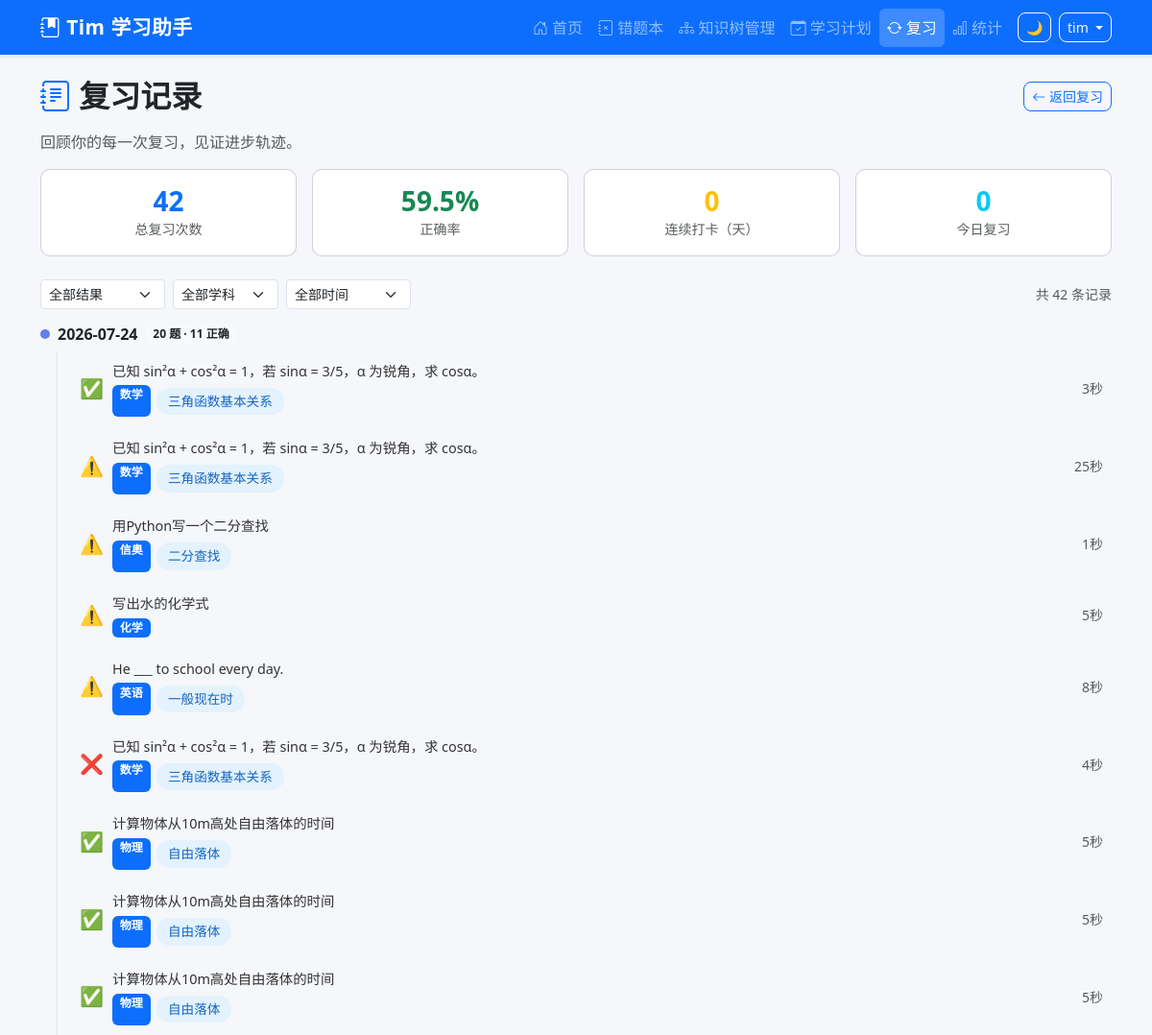
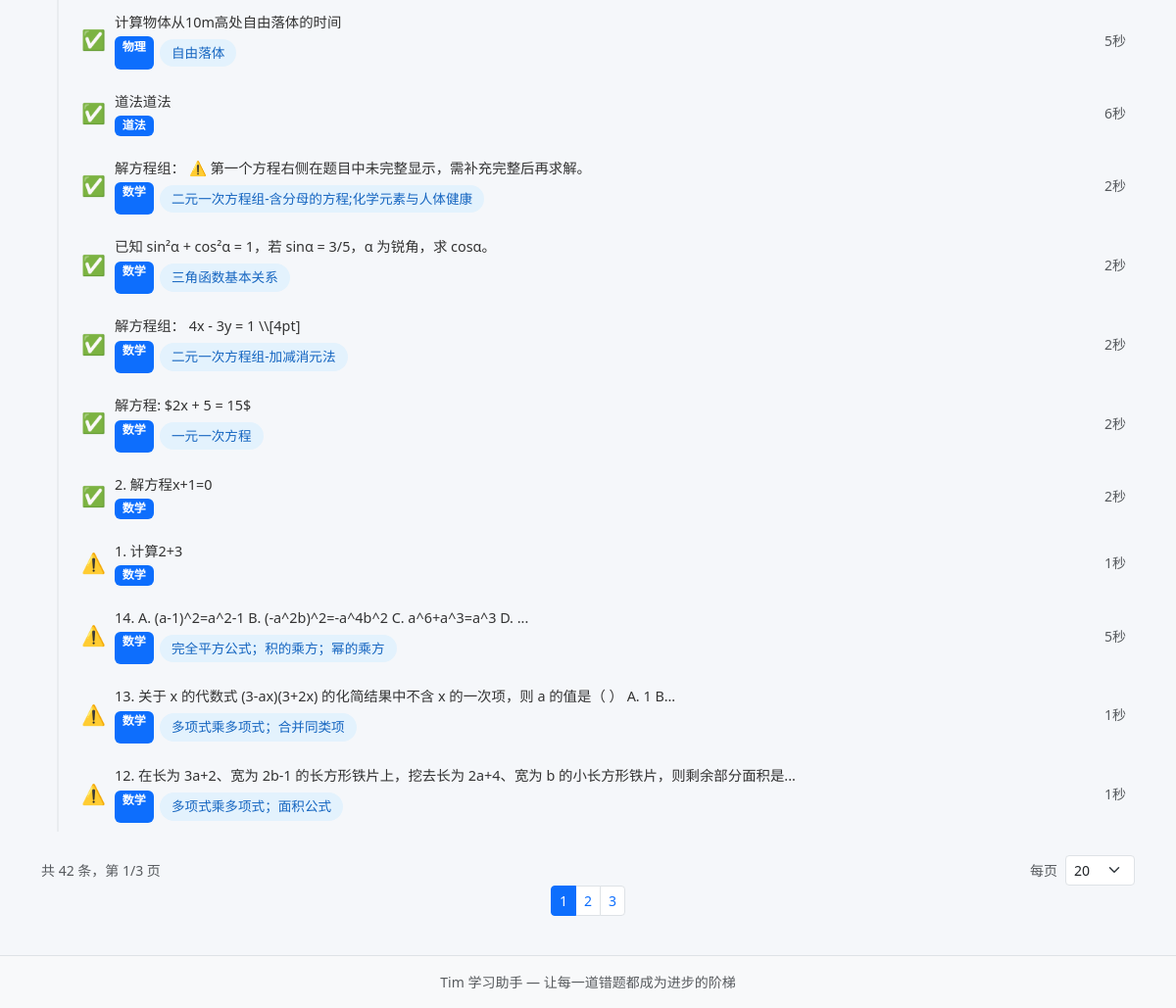
The page /review/history (signed in) on the database its author committed (2 pictures, top to bottom).
### tables this page shows
CREATE TABLE review_logs (
            id INTEGER PRIMARY KEY AUTOINCREMENT,
            mistake_id INTEGER NOT NULL,
            uuid TEXT NOT NULL,
            review_date DATE NOT NULL,
            result TEXT NOT NULL,
            time_spent INTEGER DEFAULT 0,
            notes TEXT DEFAULT '',
            created_at TIMESTAMP DEFAULT CURRENT_TIMESTAMP,
            FOREIGN KEY (mistake_id) REFERENCES mistake_records(id) ON DELETE CASCADE
        );

CREATE TABLE mistake_records (
            id INTEGER PRIMARY KEY AUTOINCREMENT,
            uuid TEXT NOT NULL,
            sys_platform TEXT NOT NULL DEFAULT 'web',
            bstudio_create_time TIMESTAMP DEFAULT CURRENT_TIMESTAMP,
            xueke TEXT NOT NULL,
            timu TEXT NOT NULL,
            xueshengdaan TEXT DEFAULT '',
            zhengquedaan TEXT DEFAULT '',
            cuowufenxi TEXT DEFAULT '',
            zhishidian TEXT DEFAULT '',
            difficulty INTEGER DEFAULT 1,
            review_count INTEGER DEFAULT 0,
            last_review_at TIMESTAMP,
            next_review_at TIMESTAMP,
            review_stage INTEGER DEFAULT 0,
            review_algorithm TEXT DEFAULT 'sm2',
            status TEXT DEFAULT 'active',
            updated_at TIMESTAMP DEFAULT CURRENT_TIMESTAMP
        , voice_data TEXT DEFAULT '');

### app.py (the view)
@app.route('/review/history')
@login_required
def review_history():
    page, per_page, offset = paginate(request, 20)
    status_filter = request.args.get('status', '')
    xueke_filter = request.args.get('xueke', '')
    date_range = request.args.get('range', 'all')
    date_where = ''
    if date_range == '7days':
        date_where = "AND rl.review_date >= date('now','-7 days')"
    elif date_range == '30days':
        date_where = "AND rl.review_date >= date('now','-30 days')"
    xueke_where = ''
    xueke_params = []
    if xueke_filter:
        xueke_where = 'AND mr.xueke = ?'
        xueke_params = [xueke_filter]
    status_where = ''
    status_params = []
    if status_filter in ('correct', 'incorrect', 'partial'):
        status_where = 'AND rl.result = ?'
        status_params = [status_filter]
    base_params = [g.user_uuid] + xueke_params + status_params
    total = query_db(
        f"""SELECT COUNT(*) as cnt FROM review_logs rl
            JOIN mistake_records mr ON rl.mistake_id = mr.id
            WHERE rl.uuid=? {date_where} {xueke_where} {status_where}""",
        base_params, one=True
    )['cnt']
    total_pages = max(1, (total + per_page - 1) // per_page)
    reviews = query_db(
        f"""SELECT rl.*, mr.timu, mr.xueke, mr.zhishidian, mr.status as mistake_status
            FROM review_logs rl
            JOIN mistake_records mr ON rl.mistake_id = mr.id
            WHERE rl.uuid=? {date_where} {xueke_where} {status_where}
            ORDER BY rl.created_at DESC
            LIMIT ? OFFSET ?""",
        base_params + [per_page, offset]
    )
    reviews = rows_to_dicts(reviews)
    for r in reviews:
        r['timu_plain'] = strip_latex(r['timu'], max_len=60)
    total_all = query_db(
        "SELECT COUNT(*) as cnt FROM review_logs WHERE uuid=?", (g.user_uuid,), one=True
    )['cnt']
    correct_all = query_db(
        "SELECT COUNT(*) as cnt FROM review_logs WHERE uuid=? AND result='correct'", (g.user_uuid,), one=True
    )['cnt']
    correct_rate = round(correct_all / total_all * 100, 1) if total_all > 0 else 0
    today_cnt = query_db(
        "SELECT COUNT(*) as cnt FROM review_logs WHERE uuid=? AND review_date=date('now')", (g.user_uuid,), one=True
    )['cnt']
    streak = 0
    today = date.today()
    for i in range(60):
        check_date = (today - timedelta(days=i)).isoformat()
        cnt = query_db(
            "SELECT COUNT(*) as c FROM review_logs WHERE uuid=? AND review_date=?", (g.user_uuid, check_date), one=True
        )['c']
        if cnt > 0:
            streak += 1
        else:
            if i > 0:  # 今天没复习不算断
                break
            streak = 0
    from collections import defaultdict
    grouped = defaultdict(list)
    for r in reviews:
        grouped[r['review_date']].append(r)
    resp = make_response(render_template('review_history.html',
        reviews=reviews, grouped=dict(grouped),
        subjects=Config.get_subjects(),
        page=page, total_pages=total_pages, total=total,
        status_filter=status_filter, xueke_filter=xueke_filter,
        date_range=date_range,
        total_all=total_all, correct_all=correct_all,
        correct_rate=correct_rate, today_cnt=today_cnt, streak=streak,
        per_page=per_page
    ))
    return set_uuid_cookie(resp, g.user_uuid)

### app.py (called while the page is built, shortened)
@app.after_request
def add_security_headers(resp):
    resp.headers['X-Frame-Options'] = 'DENY'
    resp.headers['X-Content-Type-Options'] = 'nosniff'
    resp.headers['Referrer-Policy'] = 'strict-origin-when-cross-origin'
    return resp

@app.before_request
def csrf_check():
    if 'csrf_token' not in session:
        session['csrf_token'] = str(uuid_mod.uuid4())
    if request.method in ('GET', 'HEAD', 'OPTIONS'):
        return

def login_required(f):
    @wraps(f)
    def decorated(*a, **kw):
        if 'user_id' not in session:
            return redirect(url_for('login', next=request.path))
        return f(*a, **kw)
    return decorated

@app.before_request
def before_request():
    g.user_uuid = get_or_create_uuid()
    g.username = session.get('username', '')

### config.py (called while the page is built)
    @staticmethod
    def get_subjects():
        try:
            from database import query_db
            rows = query_db("SELECT name FROM base_data WHERE category='subject' ORDER BY sort_order")
            if rows:
                return [r['name'] for r in rows]
        except Exception:
            pass
        return Config.SUBJECTS

### database.py (called while the page is built)
def get_db():
    conn = sqlite3.connect(Config.DATABASE_PATH, timeout=30)
    conn.row_factory = sqlite3.Row
    conn.execute("PRAGMA busy_timeout = 30000")
    conn.execute("PRAGMA foreign_keys = ON")
    conn.execute("PRAGMA journal_mode = WAL")
    return conn

def rows_to_dicts(rows):
    return [dict(r) for r in rows]

def query_db(query, args=(), one=False, exclude_deleted=True):
    conn = get_db()
    cur = conn.execute(query, args)
    rv = cur.fetchall()
    conn.close()
    return (rv[0] if rv else None) if one else rv

### pagination.py (called while the page is built)
def paginate(request, default_per_page=20):
    page = request.args.get('page', 1, type=int) or 1
    per_page = request.args.get('per_page', default_per_page, type=int) or default_per_page
    per_page = max(5, min(per_page, 100))
    page = max(1, page)
    offset = (page - 1) * per_page
    return page, per_page, offset

### utils.py (called while the page is built)
def set_uuid_cookie(response, user_uuid):
    response.set_cookie(
        Config.COOKIE_NAME,
        user_uuid,
        max_age=Config.COOKIE_MAX_AGE,
        httponly=True,
        samesite='Lax'
    )
    return response

### templates/review_history.html (shortened to what this page needs)
{% extends "base.html" %}
{% block content %}
<div class="d-flex justify-content-between align-items-center mb-3">
    <h2 class="fw-bold mb-0"><i class="bi bi-journal-text text-primary"></i> 复习记录</h2>
    <a href="{{ url_for('review_plan') }}" class="btn btn-outline-primary btn-sm">
        <i class="bi bi-arrow-left"></i> 返回复习
    </a>
</div>
<p class="text-muted">回顾你的每一次复习，见证进步轨迹。</p>
<div class="row g-3 mb-4" id="stats-cards">
    <div class="col-6 col-md-3">
        <div class="card text-center stat-card-clickable">
            <div class="card-body py-3">
                <h3 class="fw-bold text-primary mb-0">{{ total_all }}</h3>
                <small class="text-muted">总复习次数</small>
            </div>
        </div>
    </div>
    <div class="col-6 col-md-3">
        <a href="?status=correct" class="text-decoration-none">
        <div class="card text-center stat-card-clickable">
            <div class="card-body py-3">
                <h3 class="fw-bold text-success mb-0">{{ correct_rate }}%</h3>
                <small class="text-muted">正确率</small>
            </div>
        </div>
        </a>
    </div>
    <div class="col-6 col-md-3">
        <div class="card text-center stat-card-clickable">
            <div class="card-body py-3">
                <h3 class="fw-bold text-warning mb-0">{{ streak }}</h3>
                <small class="text-muted">连续打卡（天）</small>
            </div>
        </div>
    </div>
    <div class="col-6 col-md-3">
        <a href="?range=7days" class="text-decoration-none">
        <div class="card text-center stat-card-clickable">
            <div class="card-body py-3">
                <h3 class="fw-bold text-info mb-0">{{ today_cnt }}</h3>
                <small class="text-muted">今日复习</small>
            </div>
        </div>
        </a>
    </div>
</div>
<div id="history-container">
{% include 'review_history_list.html' %}
</div>
{% endblock %}

### templates/review_history_list.html (shortened to what this page needs)
<div class="d-flex justify-content-between align-items-center mb-3 flex-wrap gap-2">
    <form id="history-filter-form" class="d-flex flex-wrap gap-2 align-items-end" onsubmit="return false">
        <select name="status" class="form-select form-select-sm" style="width:130px" onchange="loadHistory()">
            <option value="">全部结果</option>
        </select>
        <select name="xueke" class="form-select form-select-sm" style="width:110px" onchange="loadHistory()">
            <option value="">全部学科</option>
        </select>
        <select name="range" class="form-select form-select-sm" style="width:130px" onchange="loadHistory()">
            <option value="all" {% if date_range=='all' %}selected{% endif %}>全部时间</option>
        </select>
    </form>
    <small class="text-muted">共 {{ total }} 条记录</small>
</div>
{% if grouped %}
{% for date_str, day_reviews in grouped.items() %}
<div class="review-day-group mb-4">
    <div class="review-day-header d-flex align-items-center mb-2">
        <div class="review-day-dot"></div>
        <h6 class="mb-0 ms-2 fw-bold">{{ date_str }}</h6>
        <span class="badge bg-light text-dark ms-2">
            {{ day_reviews|length }} 题 ·
            {{ day_reviews|selectattr('result','equalto','correct')|list|length }} 正确
        </span>
    </div>
    <div class="review-day-items ms-3">
        {% for r in day_reviews %}
        <a href="{{ url_for('question_detail', question_id=r['mistake_id']) }}" class="text-decoration-none">
        <div class="review-record-item d-flex align-items-center p-2 rounded mb-1">
            <span class="review-result-icon me-2 flex-shrink-0">
                {% if r['result'] == 'correct' %}
                <span class="text-success fs-5">✅</span>
                {% elif r['result'] == 'incorrect' %}
                <span class="text-danger fs-5">❌</span>
                {% else %}
                <span class="text-warning fs-5">⚠️</span>
                {% endif %}
            </span>
            <div class="flex-grow-1 min-width-0">
                <div class="review-record-title text-truncate">{{ r['timu_plain'] }}</div>
                <div class="d-flex flex-wrap gap-1 mt-1">
                    {% if r['xueke'] %}
                    <span class="badge bg-primary badge-sm">{{ r['xueke'] }}</span>
                    {% endif %}
                    {% if r['zhishidian'] %}
                    <span class="knowledge-badge badge-sm">{{ r['zhishidian'] }}</span>
                    {% endif %}
                </div>
            </div>
            <div class="flex-shrink-0 ms-2 text-end">
                {% if r['time_spent'] and r['time_spent'] > 0 %}
                <small class="text-muted d-block">{{ r['time_spent'] }}秒</small>
                {% endif %}
            </div>
        </div>
        </a>
        {% endfor %}
    </div>
</div>
{% endfor %}
{% else %}
<div class="text-center py-4 text-muted">没有符合条件的复习记录</div>
{% endif %}
<div class="d-flex justify-content-between align-items-center mt-3">
    <div class="text-muted small">共 {{ total }} 条{% if total_pages > 1 %}，第 {{ page }}/{{ total_pages }} 页{% endif %}</div>
    <div class="d-flex align-items-center gap-2">
        <span class="text-muted small">每页</span>
        <select class="form-select form-select-sm per-page-select" style="width:auto" onchange="loadHistory(1, this.value)" {% if total <= per_page and total_pages <= 1 %}disabled{% endif %}>
            {% for n in [10, 20, 50, 100] %}
            <option value="{{ n }}" {% if per_page == n %}selected{% endif %}>{{ n }}</option>
            {% endfor %}
        </select>
    </div>
</div>
{% if total_pages > 1 %}
<nav><ul class="pagination pagination-sm justify-content-center">
    {% for p in range(1, total_pages + 1) %}
    <li class="page-item {% if p == page %}active{% endif %}">
        <a class="page-link" href="javascript:loadHistory({{ p }})">{{ p }}</a>
    </li>
    {% endfor %}
</ul></nav>
{% endif %}

### static/css/style.css (style rules this page uses)
:root { --primary: #0d6efd; --success: #198754; --warning: #ffc107; --danger: #dc3545; --info: #0dcaf0; --dark: #212529; --light: #f8f9fa; }
body { min-height: 100vh; display: flex; flex-direction: column; background-color: #f5f7fa; }
.knowledge-badge { display: inline-block; padding: 0.25rem 0.75rem; border-radius: 20px; font-size: 0.85rem; font-weight: 500; background-color: #e3f2fd; color: #1565c0; margin: 0.15rem; }
.pagination { --bs-pagination-active-bg: var(--primary); --bs-pagination-active-border-color: var(--primary); }
.btn { border-radius: 8px; font-weight: 500; transition: all 0.2s; }
.card { border-radius: 10px; }
.review-day-group { position: relative; }
.review-day-header { position: relative; }
.review-day-dot { width: 10px; height: 10px; border-radius: 50%; background: #667eea; flex-shrink: 0; position: relative; z-index: 1; }
.review-day-items { border-left: 2px solid #e9ecef; padding-left: 12px; }
.review-record-item { transition: background 0.15s; border: 1px solid transparent; color: inherit; }
.review-record-title { font-size: 0.9rem; color: #333; font-weight: 500; }
.review-result-icon { width: 28px; text-align: center; }
.stat-card-clickable { transition: transform 0.15s, box-shadow 0.15s; cursor: default; }

### rows shown on the page
review_logs: review_date "2026-07-24", day_reviews "20", day_reviews "11", timu_plain "已知 sin²α + cos²α = 1，若 sinα = 3/5，α 为锐角，求 cosα。", xueke "数学", zhishidian "三角函数基本关系", time_spent "3"
review_logs: timu_plain "已知 sin²α + cos²α = 1，若 sinα = 3/5，α 为锐角，求 cosα。", xueke "数学", zhishidian "三角函数基本关系", time_spent "25"
review_logs: timu_plain "用Python写一个二分查找", xueke "信奥", zhishidian "二分查找", time_spent "1"
review_logs: timu_plain "写出水的化学式", xueke "化学", time_spent "5"
review_logs: timu_plain "He ___ to school every day.", xueke "英语", zhishidian "一般现在时", time_spent "8"
review_logs: timu_plain "已知 sin²α + cos²α = 1，若 sinα = 3/5，α 为锐角，求 cosα。", xueke "数学", zhishidian "三角函数基本关系", time_spent "4"
review_logs: timu_plain "计算物体从10m高处自由落体的时间", xueke "物理", zhishidian "自由落体", time_spent "5"
review_logs: timu_plain "计算物体从10m高处自由落体的时间", xueke "物理", zhishidian "自由落体", time_spent "5"
review_logs: timu_plain "计算物体从10m高处自由落体的时间", xueke "物理", zhishidian "自由落体", time_spent "5"
review_logs: timu_plain "计算物体从10m高处自由落体的时间", xueke "物理", zhishidian "自由落体", time_spent "5"
review_logs: timu_plain "道法道法", xueke "道法", time_spent "6"
review_logs: timu_plain "解方程组： ⚠️ 第一个方程右侧在题目中未完整显示，需补充完整后再求解。", xueke "数学", zhishidian "二元一次方程组-含分母的方程;化学元素与人体健康", time_spent "2"
review_logs: timu_plain "已知 sin²α + cos²α = 1，若 sinα = 3/5，α 为锐角，求 cosα。", xueke "数学", zhishidian "三角函数基本关系", time_spent "2"
review_logs: timu_plain "解方程组： 4x - 3y = 1 \\\\[4pt]", xueke "数学", zhishidian "二元一次方程组-加减消元法", time_spent "2"
review_logs: timu_plain "解方程: $2x + 5 = 15$", xueke "数学", zhishidian "一元一次方程", time_spent "2"
review_logs: timu_plain "2. 解方程x+1=0", xueke "数学", time_spent "2"
review_logs: timu_plain "1. 计算2+3", xueke "数学", time_spent "1"
review_logs: timu_plain "14. A. (a-1)^2=a^2-1 B. (-a^2b)^2=-a^4b^2 C. a^6+a^3=a^3 D. ...", xueke "数学", zhishidian "完全平方公式；积的乘方；幂的乘方", time_spent "5"
review_logs: timu_plain "13. 关于 x 的代数式 (3-ax)(3+2x) 的化简结果中不含 x 的一次项，则 a 的值是（ ） A. 1 B...", xueke "数学", zhishidian "多项式乘多项式；合并同类项", time_spent "1"
review_logs: timu_plain "12. 在长为 3a+2、宽为 2b-1 的长方形铁片上，挖去长为 2a+4、宽为 b 的小长方形铁片，则剩余部分面积是...", xueke "数学", zhishidian "多项式乘多项式；面积公式", time_spent "1"

### other values the page prints
{{ session.username }} "tim"
{{ total_all }} "42"
{{ correct_rate }} "59.5"
{{ streak }} "0"
{{ today_cnt }} "0"
{{ total }} "42"
{{ page }} "1"
{{ total_pages }} "3"
{{ p }} "1" "2" "3"
form field value "20"
